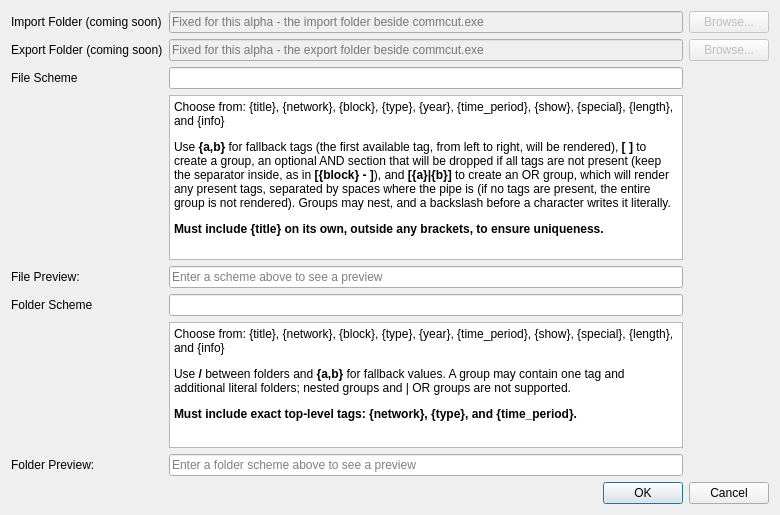
<?xml version="1.0" encoding="UTF-8"?>
<ui version="4.0">
 <class>Settings</class>
 <widget class="QWidget" name="Settings">
  <property name="geometry">
   <rect>
    <x>0</x>
    <y>0</y>
    <width>780</width>
    <height>515</height>
   </rect>
  </property>
  <property name="minimumSize">
   <size>
    <width>780</width>
    <height>515</height>
   </size>
  </property>
  <property name="windowTitle">
   <string>Settings</string>
  </property>
  <layout class="QVBoxLayout" name="verticalLayout_2">
   <item>
    <layout class="QGridLayout" name="gridLayout">
     <item row="0" column="2">
      <widget class="QPushButton" name="fileBrowseImport">
       <property name="enabled">
        <bool>false</bool>
       </property>
       <property name="toolTip">
        <string>Coming soon: for this alpha the import folder is fixed next to commcut.exe</string>
       </property>
       <property name="text">
        <string>Browse...</string>
       </property>
      </widget>
     </item>
     <item row="1" column="0">
      <widget class="QLabel" name="labelExport">
       <property name="text">
        <string>Export Folder (coming soon)</string>
       </property>
      </widget>
     </item>
     <item row="0" column="0">
      <widget class="QLabel" name="labelImport">
       <property name="text">
        <string>Import Folder (coming soon)</string>
       </property>
      </widget>
     </item>
     <item row="0" column="1">
      <widget class="QLineEdit" name="lineEditImport">
       <property name="enabled">
        <bool>false</bool>
       </property>
       <property name="toolTip">
        <string>Coming soon: for this alpha the import folder is fixed next to commcut.exe</string>
       </property>
       <property name="placeholderText">
        <string>Fixed for this alpha - the import folder beside commcut.exe</string>
       </property>
       <property name="readOnly">
        <bool>true</bool>
       </property>
      </widget>
     </item>
     <item row="5" column="1">
      <widget class="QLineEdit" name="lineEditFolderScheme"/>
     </item>
     <item row="5" column="0">
      <widget class="QLabel" name="labelFolderScheme">
       <property name="text">
        <string>Folder Scheme</string>
       </property>
      </widget>
     </item>
     <item row="4" column="0">
      <widget class="QLabel" name="labelFilePreview">
       <property name="text">
        <string>File Preview:</string>
       </property>
      </widget>
     </item>
     <item row="3" column="1">
      <widget class="QTextBrowser" name="textBrowserFileScheme">
       <property name="minimumSize">
        <size>
         <width>0</width>
         <height>165</height>
        </size>
       </property>
       <property name="html">
        <string>&lt;!DOCTYPE HTML PUBLIC &quot;-//W3C//DTD HTML 4.0//EN&quot; &quot;http://www.w3.org/TR/REC-html40/strict.dtd&quot;&gt;
&lt;html&gt;&lt;head&gt;&lt;meta name=&quot;qrichtext&quot; content=&quot;1&quot; /&gt;&lt;meta charset=&quot;utf-8&quot; /&gt;&lt;style type=&quot;text/css&quot;&gt;
p, li { white-space: pre-wrap; }
hr { height: 1px; border-width: 0; }
li.unchecked::marker { content: &quot;\2610&quot;; }
li.checked::marker { content: &quot;\2612&quot;; }
&lt;/style&gt;&lt;/head&gt;&lt;body style=&quot; font-family:'Segoe UI'; font-size:9pt; font-weight:400; font-style:normal;&quot;&gt;
&lt;p style=&quot; margin-top:12px; margin-bottom:12px; margin-left:0px; margin-right:0px; -qt-block-indent:0; text-indent:0px;&quot;&gt;Choose from: {title}, {network}, {block}, {type}, {year}, {time_period}, {show}, {special}, {length}, and {info}&lt;/p&gt;
&lt;p style=&quot; margin-top:12px; margin-bottom:12px; margin-left:0px; margin-right:0px; -qt-block-indent:0; text-indent:0px;&quot;&gt;Use &lt;span style=&quot; font-weight:700;&quot;&gt;{a,b}&lt;/span&gt; for fallback tags (the first available tag, from left to right, will be rendered), &lt;span style=&quot; font-weight:700;&quot;&gt;[ ]&lt;/span&gt; to create a group, an optional AND section that will be dropped if all tags are not present (keep the separator inside, as in &lt;span style=&quot; font-weight:700;&quot;&gt;[{block} - ]&lt;/span&gt;), and &lt;span style=&quot; font-weight:700;&quot;&gt;[{a}|{b}]&lt;/span&gt; to create an OR group, which will render any present tags, separated by spaces where the pipe is (if no tags are present, the entire group is not rendered). Groups may nest, and a backslash before a character writes it literally.&lt;/p&gt;
&lt;p style=&quot; margin-top:12px; margin-bottom:12px; margin-left:0px; margin-right:0px; -qt-block-indent:0; text-indent:0px;&quot;&gt;&lt;span style=&quot; font-weight:700;&quot;&gt;Must include {title} on its own, outside any brackets, to ensure uniqueness.&lt;/span&gt;&lt;/p&gt;&lt;/body&gt;&lt;/html&gt;</string>
       </property>
      </widget>
     </item>
     <item row="2" column="1">
      <widget class="QLineEdit" name="lineEditFileScheme"/>
     </item>
     <item row="4" column="1">
      <widget class="QLineEdit" name="lineEditPreview">
       <property name="readOnly">
        <bool>true</bool>
       </property>
       <property name="placeholderText">
        <string>Enter a scheme above to see a preview</string>
       </property>
      </widget>
     </item>
     <item row="2" column="0">
      <widget class="QLabel" name="labelFileScheme">
       <property name="text">
        <string>File Scheme</string>
       </property>
      </widget>
     </item>
     <item row="1" column="2">
      <widget class="QPushButton" name="fileBrowseExport">
       <property name="enabled">
        <bool>false</bool>
       </property>
       <property name="toolTip">
        <string>Coming soon: for this alpha the export folder is fixed next to commcut.exe</string>
       </property>
       <property name="text">
        <string>Browse...</string>
       </property>
      </widget>
     </item>
     <item row="1" column="1">
      <widget class="QLineEdit" name="lineEditExport">
       <property name="enabled">
        <bool>false</bool>
       </property>
       <property name="toolTip">
        <string>Coming soon: for this alpha the export folder is fixed next to commcut.exe</string>
       </property>
       <property name="placeholderText">
        <string>Fixed for this alpha - the export folder beside commcut.exe</string>
       </property>
       <property name="readOnly">
        <bool>true</bool>
       </property>
      </widget>
     </item>
     <item row="6" column="1">
      <widget class="QTextBrowser" name="textBrowserFolderScheme">
       <property name="minimumSize">
        <size>
         <width>0</width>
         <height>100</height>
        </size>
       </property>
       <property name="html">
        <string>&lt;!DOCTYPE HTML PUBLIC &quot;-//W3C//DTD HTML 4.0//EN&quot; &quot;http://www.w3.org/TR/REC-html40/strict.dtd&quot;&gt;
&lt;html&gt;&lt;head&gt;&lt;meta name=&quot;qrichtext&quot; content=&quot;1&quot; /&gt;&lt;meta charset=&quot;utf-8&quot; /&gt;&lt;style type=&quot;text/css&quot;&gt;
p, li { white-space: pre-wrap; }
hr { height: 1px; border-width: 0; }
li.unchecked::marker { content: &quot;\2610&quot;; }
li.checked::marker { content: &quot;\2612&quot;; }
&lt;/style&gt;&lt;/head&gt;&lt;body style=&quot; font-family:'Segoe UI'; font-size:9pt; font-weight:400; font-style:normal;&quot;&gt;
&lt;p style=&quot; margin-top:12px; margin-bottom:12px; margin-left:0px; margin-right:0px; -qt-block-indent:0; text-indent:0px;&quot;&gt;Choose from: {title}, {network}, {block}, {type}, {year}, {time_period}, {show}, {special}, {length}, and {info}&lt;/p&gt;
&lt;p style=&quot; margin-top:12px; margin-bottom:12px; margin-left:0px; margin-right:0px; -qt-block-indent:0; text-indent:0px;&quot;&gt;Use &lt;span style=&quot; font-weight:700;&quot;&gt;/&lt;/span&gt; between folders and &lt;span style=&quot; font-weight:700;&quot;&gt;{a,b}&lt;/span&gt; for fallback values. A group may contain one tag and additional literal folders; nested groups and | OR groups are not supported.&lt;/p&gt;
&lt;p style=&quot; margin-top:12px; margin-bottom:12px; margin-left:0px; margin-right:0px; -qt-block-indent:0; text-indent:0px;&quot;&gt;&lt;span style=&quot; font-weight:700;&quot;&gt;Must include exact top-level tags: {network}, {type}, and {time_period}.&lt;/span&gt;&lt;/p&gt;&lt;/body&gt;&lt;/html&gt;</string>
       </property>
      </widget>
     </item>
     <item row="7" column="1">
      <widget class="QLineEdit" name="lineEditFolderPreview">
       <property name="readOnly">
        <bool>true</bool>
       </property>
       <property name="placeholderText">
        <string>Enter a folder scheme above to see a preview</string>
       </property>
      </widget>
     </item>
     <item row="7" column="0">
      <widget class="QLabel" name="labelFolderPreview">
       <property name="text">
        <string>Folder Preview:</string>
       </property>
      </widget>
     </item>
    </layout>
   </item>
   <item>
    <widget class="QDialogButtonBox" name="buttonBox">
     <property name="standardButtons">
      <set>QDialogButtonBox::StandardButton::Cancel|QDialogButtonBox::StandardButton::Ok</set>
     </property>
     <property name="centerButtons">
      <bool>false</bool>
     </property>
    </widget>
   </item>
  </layout>
 </widget>
 <resources/>
 <connections/>
</ui>
